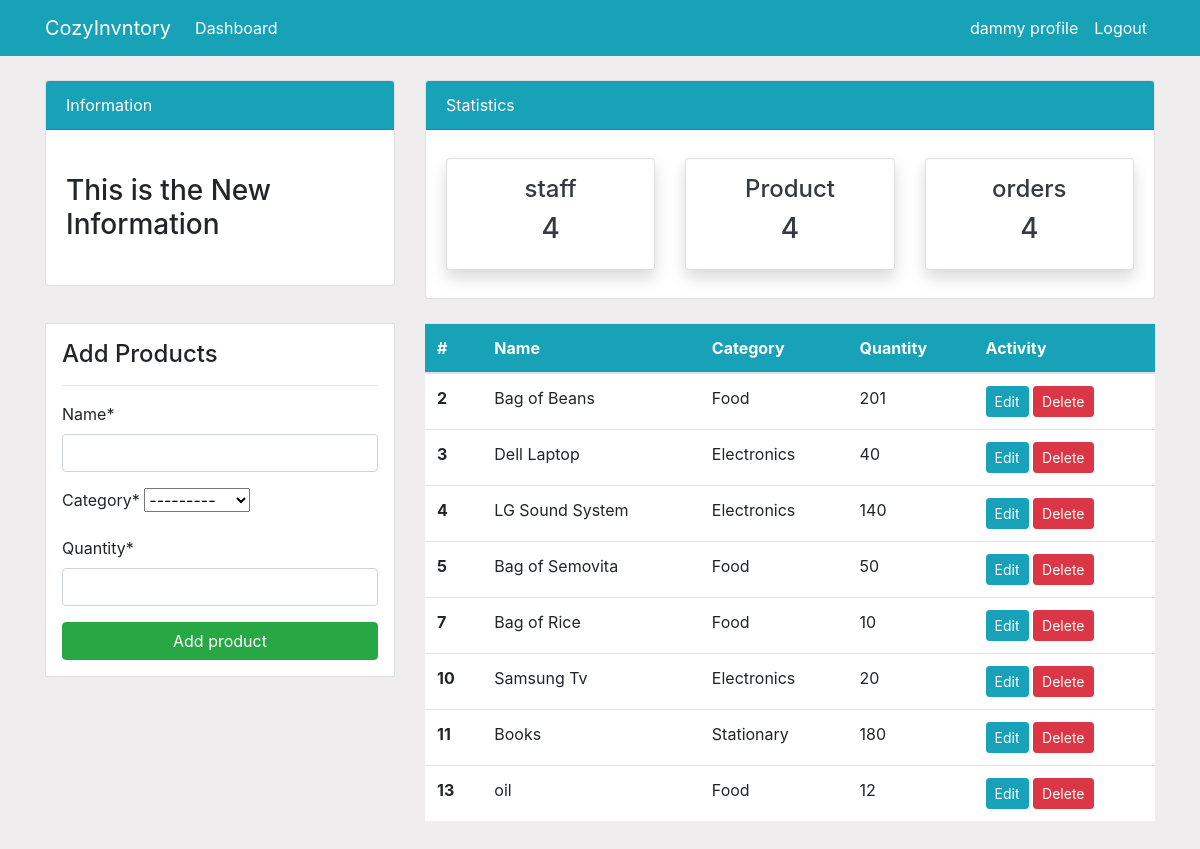
Page /product/ (signed in) on the committed database.
### dashboard/models.py (models this page shows, shortened)
class Product(models.Model):
    name = models.CharField(max_length=100, null=True)
    category = models.CharField(max_length=20, choices=CATEGORY, null=True)
    quantity = models.PositiveIntegerField(null=True)
    class Meta:
        verbose_name_plural = 'Product'

### dashboard/views.py (the view)
# urls.py: path('product/', views.product, name='dashboard-product'),
@login_required
def product(request):
    items = Product.objects.all() # Using object relational mapping(ORM)
    if request.method=='POST':
       form = ProductForm(request.POST)
       if form.is_valid():
           form.save()
           return redirect('dashboard-product')
    else:
       form = ProductForm()
    context ={
        'items': items,
        'form': form,
    }
    return render(request, 'dashboard/product.html', context)

### dashboard/forms.py
class ProductForm(forms.ModelForm):
    class Meta:
        model = Product
        fields = ['name', 'category', 'quantity']

### templates/dashboard/product.html (shortened to what this page needs)
{% extends 'partials/base.html' %}
{% load crispy_forms_tags %}
{% block content %}
  {% include 'partials/topnav.html' %}
  <div class="container">
    <div class="row my-4">
      <div class="col-md-4">
        <div class="border bg-white p-3">
          <h4>Add Products</h4>
          <hr>
          <form action="" method="POST">
            {{form|crispy}}
            <input class="btn btn-success btn-block" type="submit" value="Add product">
          </form>
        </div>
      </div>
      <div class="col-md-8">
        <table class="table bg-white">
          <thead class="bg-info">
            <tr class="text-white">
              <th scope="col">#</th>
              <th scope="col">Name</th>
              <th scope="col">Category</th>
              <th scope="col">Quantity</th>
              <th scope="col">Activity</th>
            </tr>
          </thead>
          <tbody>
            {% for item in items %}
            <tr>
              <th scope="row">{{item.id}}</th>
              <td>{{item.name}}</td>
              <td>{{item.category}}</td>
              <td>{{item.quantity}}</td>
              <td>
                <a class="btn btn-info btn-sm" href="{% url 'dashboard-product-update' item.id%}">Edit</a>
                <a class="btn btn-danger btn-sm" href="{% url 'dashboard-product-delete' item.id%}">Delete</a>
              </td>
            </tr>
            {% endfor %}
          </tbody>
        </table>
      </div>
    </div>
  </div>
{% endblock %}

### templates/partials/nav.html (shortened to what this page needs)
<nav class="navbar navbar-expand-lg navbar-info bg-info">
    {% if user.is_authenticated%}
    <div class="container">
        <a class="navbar-brand text-white"  href="{% url 'dashboard-index' %}">CozyInvntory</a>
        <div class="collapse navbar-collapse" id="navbarSupportedContent">
            <ul class="navbar-nav mr-auto">
                <li class="nav-item active">
                <a class="nav-link text-white" href="{% url 'dashboard-index' %}">Dashboard <span class="sr-only">(current)</span></a>
                </li>
            </ul>
            <ul class="navbar-nav ml-auto">
                <li class="nav-item active">
                <a class="nav-link text-white" href="{% url 'user-profile' %}">{{user.username}} profile <span class="sr-only">(current)</span></a>
                </li>
                <li class="nav-item">
                <a class="nav-link text-white" href="{% url 'user-logout' %}">Logout</a>
                </li>
            </ul>
            {%endif%}
        </div>
    </div>
</nav>

### static/style.css (style rules this page uses)
body { background: rgb(230, 227, 227, 0.624); }

### rows in the picture
Product: id "2", name "Bag of Beans", category "Food", quantity "201"
Product: id "3", name "Dell Laptop", category "Electronics", quantity "40"
Product: id "4", name "LG Sound System", category "Electronics", quantity "140"
Product: id "5", name "Bag of Semovita", category "Food", quantity "50"
Product: id "7", name "Bag of Rice", category "Food", quantity "10"
Product: id "10", name "Samsung Tv", category "Electronics", quantity "20"
Product: id "11", name "Books", category "Stationary", quantity "180"
Product: id "13", name "oil", category "Food", quantity "12"

### other values in the picture
{{ user.username }} "dammy"
